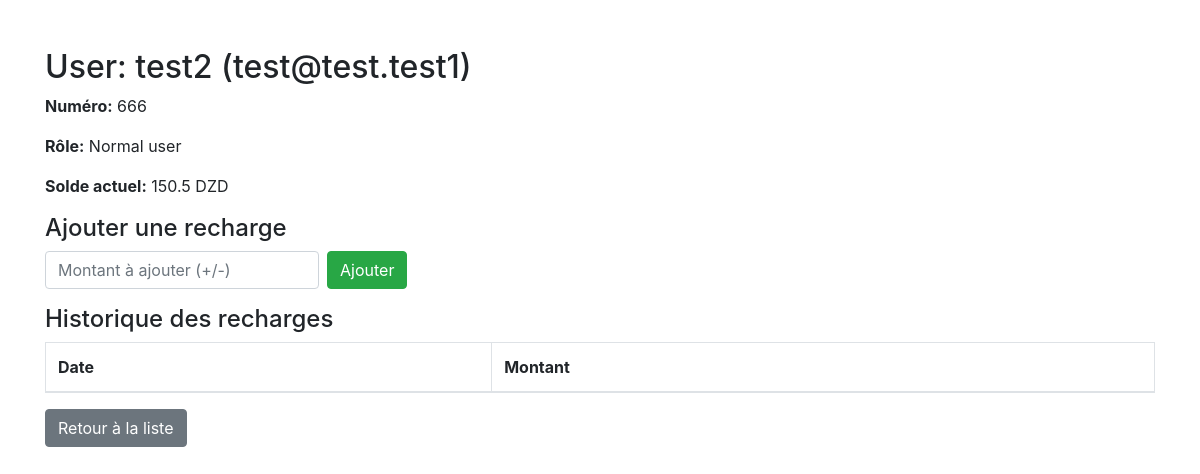
Page /admin/users/1 on the earlier database version.
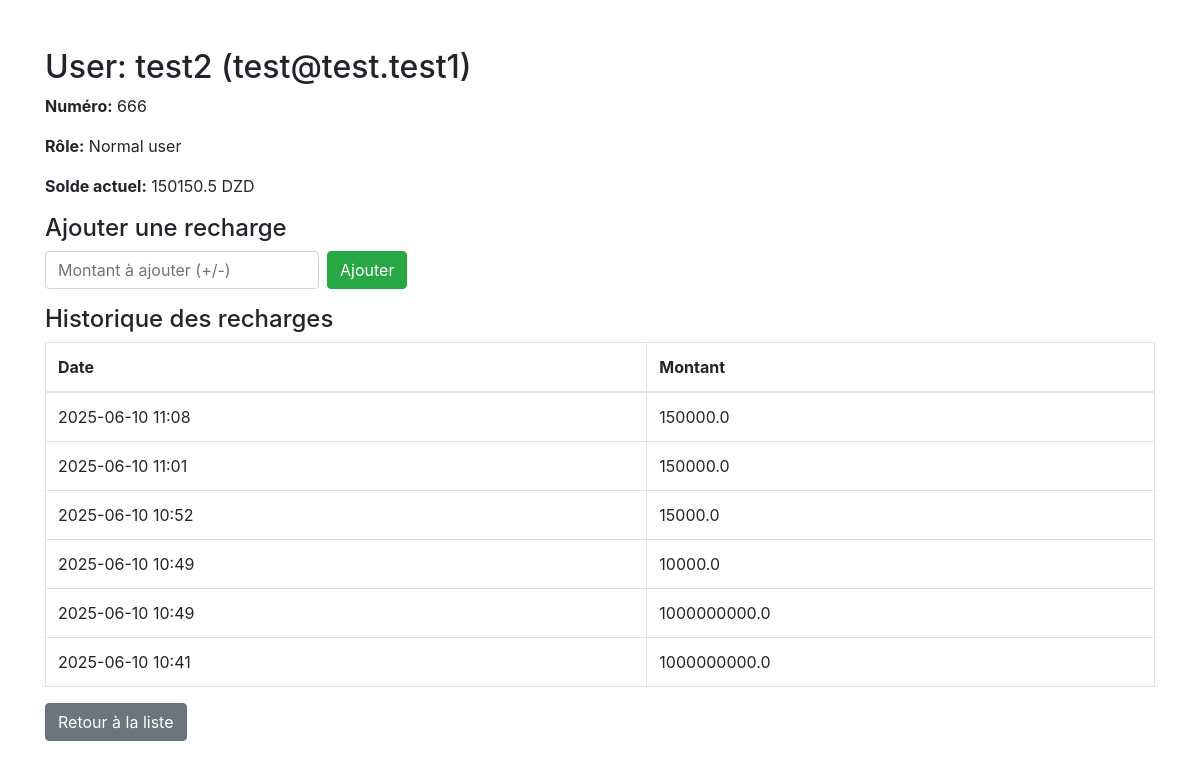
Same page on the later database version.
### models.py (models this page shows)
class User(db.Model):
    __tablename__ = 'users'
    id = db.Column(db.Integer, primary_key=True)
    name = db.Column(db.String(100), nullable=False)
    email = db.Column(db.String(120), unique=True, nullable=False)
    number = db.Column(db.Integer,unique=True,nullable=False)
    password = db.Column(db.String(100), nullable=False)
    role = db.Column(db.String(20), default='Normal user')
    balance = db.Column(db.Float, default=0.0)
    bookings = db.relationship('Booking', backref='user', lazy=True)
    recharges = db.relationship('Recharge', backref='user', lazy=True)

class Recharge(db.Model):   #ychof + ymodifier
    __tablename__ = 'recharges'
    id = db.Column(db.Integer, primary_key=True)
    user_id = db.Column(db.Integer, db.ForeignKey('users.id'), nullable=False)
    amount = db.Column(db.Float, nullable=False)
    date = db.Column(db.DateTime, default=datetime.utcnow)

### admin_blueprint.py (the view)
@admin_bp.route('/users/<int:user_id>')
def user_detail(user_id):
    user = get_user_by_id(user_id)
    if not user:
        return "User not found", 404
    balance = get_user_balance(user_id)
    recharges = get_user_recharges(user_id)
    return render_template('user_detail.html', user=user, balance=balance, recharges=recharges)

### data_access1.py (called while the page is built)
def get_user_balance(user_id):
    user = User.query.get(user_id)
    if not user:
        return 0.0
    return user.balance

def get_user_by_id(user_id):
    return User.query.get(user_id)

def get_user_recharges(user_id):
    return Recharge.query.filter_by(user_id=user_id).order_by(Recharge.date.desc()).all()

### templates/user_detail.html (shortened to what this page needs)
<!DOCTYPE html>
<html lang="en">
<head>
    <link rel="stylesheet" href="https://stackpath.bootstrapcdn.com/bootstrap/4.5.2/css/bootstrap.min.css">
</head>
<body>
<div class="container mt-5">
    <h2>User: {{ user.name }} ({{ user.email }})</h2>
    <p><strong>Numéro:</strong> {{ user.number }}</p>
    <p><strong>Rôle:</strong> {{ user.role }}</p>
    <p><strong>Solde actuel:</strong> {{ balance }} DZD</p>
    <h4>Ajouter une recharge</h4>
    <form method="post" action="{{ url_for('admin_bp.update_balance', user_id=user.id) }}" class="form-inline mb-3">
        <input type="number" step="0.01" name="balance" class="form-control mr-2" placeholder="Montant à ajouter (+/-)">
        <button type="submit" class="btn btn-success">Ajouter</button>
    </form>
    <h4>Historique des recharges</h4>
    <table class="table table-bordered">
        <thead>
            <tr>
                <th>Date</th>
                <th>Montant</th>
            </tr>
        </thead>
        <tbody>
            {% for recharge in recharges %}
            <tr>
                <td>{{ recharge.date.strftime('%Y-%m-%d %H:%M') }}</td>
                <td>{{ recharge.amount }}</td>
            </tr>
            {% endfor %}
        </tbody>
    </table>
    <a href="{{ url_for('admin_bp.users_page') }}" class="btn btn-secondary">Retour à la liste</a>
</div>
</body>
</html>

Differences in the rows shown:
changed User "test2": balance "150.5" → "150150.5"
added Recharge: date "2025-06-10 11:08", amount "150000.0"
added Recharge: date "2025-06-10 11:01", amount "150000.0"
added Recharge: date "2025-06-10 10:52", amount "15000.0"
added Recharge: date "2025-06-10 10:49", amount "10000.0"
added Recharge: date "2025-06-10 10:49", amount "1000000000.0"
added Recharge: date "2025-06-10 10:41", amount "1000000000.0"
